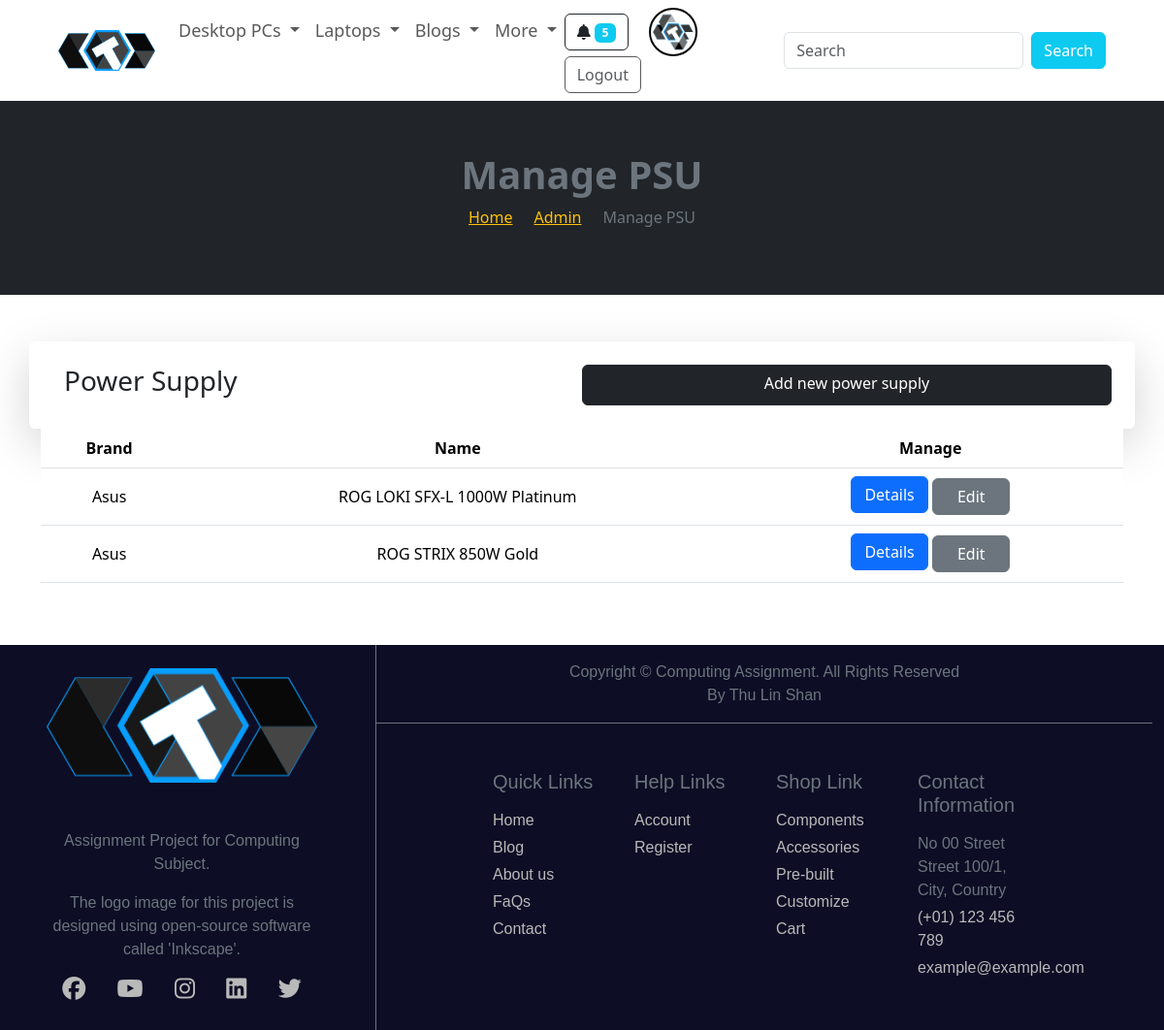
/admin/manage_power_supply.php (signed in), run on the app's committed database.
### tables this page shows
CREATE TABLE `users` (
  `id` int(11) NOT NULL,
  `username` varchar(255) NOT NULL,
  `password` varchar(255) NOT NULL,
  `email` varchar(255) NOT NULL,
  `phone1` varchar(20) NOT NULL,
  `phone2` varchar(20) DEFAULT NULL,
  `address` varchar(255) NOT NULL,
  `avatar` varchar(255) NOT NULL,
  `subscribed` tinyint(4) NOT NULL,
  `is_admin` tinyint(4) NOT NULL DEFAULT 0
);

CREATE TABLE `power_supply` (
  `id` int(11) NOT NULL,
  `brand` varchar(255) NOT NULL,
  `power_supply_name` varchar(255) NOT NULL,
  `img` varchar(255) NOT NULL,
  `dimension` varchar(150) NOT NULL,
  `power` int(4) NOT NULL,
  `modular` varchar(10) NOT NULL,
  `pcie` tinyint(4) NOT NULL,
  `sata` tinyint(4) NOT NULL,
  `price` int(11) NOT NULL,
  `link` varchar(255) DEFAULT NULL
);

CREATE TABLE `brand` (
  `id` int(11) NOT NULL,
  `brand_name` varchar(255) NOT NULL,
  `products` varchar(60) NOT NULL,
  `img` varchar(255) NOT NULL,
  `description` text DEFAULT NULL,
  `link` varchar(255) NOT NULL
);

### admin/manage_power_supply.php (the view, shortened to what this page needs)
<?php
include './partials/header.php';
$query = "SELECT * FROM power_supply ORDER BY power_supply_name";
$power_supplys = mysqli_query($connection, $query);
?>
<main>
    <div class="bg-dark text-center d-flex flex-column justify-content-center" style="height: 25vh;">
        <h3 class="text-secondary fw-bold fs-1">Manage PSU</h3>
        <div>
            <nav aria-label="breadcrumb">
                <ol class="breadcrumb text-warning justify-content-center">
                    <li class="breadcrumb-item"><a href="<?= ROOT_URL ?>" class="text-warning">Home</a></li>
                    <li class="breadcrumb-item"><a href="<?= ROOT_URL ?>admin" class="text-warning">Admin</a></li>
                    <li class="breadcrumb-item active text-secondary" aria-current="page">Manage PSU</li>
                </ol>
            </nav>
        </div>
    </div>
    <div class="container py-5">
        <div class="row p-4 rounded shadow-lg">
            <div class="col-md-6 ">
                <h3>Power Supply</h3>
            </div>
            <a class="col-md-6 btn btn-dark px-4" href="./add_power_supply.php">Add new power supply</a>
        </div>
        <?php if (mysqli_num_rows($power_supplys) > 0) : ?>
            <table class="table text-center">
                <thead>
                    <tr>
                        <th>Brand</th>
                        <th>Name</th>
                        <th>Manage</th>
                    </tr>
                </thead>
                <tbody>
                    <?php while ($power_supply = mysqli_fetch_assoc($power_supplys)) : ?>
                        <tr class="align-middle">
                            <?php
                            $brand_id = $power_supply['brand'];
                            $query = "SELECT brand_name FROM brand WHERE id=$brand_id";
                            $brand = mysqli_fetch_assoc(mysqli_query($connection, $query));
                            ?>
                            <td><?= $brand['brand_name'] ?></td>
                            <td><?= $power_supply['power_supply_name'] ?></td>
                            <td>
                                <a class="btn btn-primary mb-1" style="width: 80px;" href="<?= ROOT_URL ?>details/power_supply_details.php?id=<?= $power_supply['id'] ?>">Details</a>
                                <a class="btn btn-secondary " style="width: 80px;" href="./edit_power_supply.php?id=<?= $power_supply['id'] ?>" class="btn sm">Edit</a>
                            </td>
                        </tr>
                    <?php endwhile; ?>
                </tbody>
            </table>
        <?php else : ?>
            <div class="alert__message error d-flex justify-content-center align-items-center py-5 my-5">
                <h4> "No power_supplys found" </h4>
            </div>
        <?php endif ?>
    </div>
</main>
<?php
include './partials/footer.php';
?>

### admin/partials/header.php (shortened to what this page needs)
<?php
require 'config/database.php';
$id = filter_var($_SESSION['user-id'], FILTER_SANITIZE_NUMBER_INT);
$query = "SELECT avatar FROM users WHERE id=$id";
$result = mysqli_query($connection, $query);
$avatar = mysqli_fetch_assoc($result);
?>
<!DOCTYPE html>
<html lang="en">
<head>
    <link rel="stylesheet" href="<?= ROOT_URL ?>/node_modules/bootstrap/dist/css/bootstrap.min.css">
    <link rel="stylesheet" href="<?= ROOT_URL ?>/assets/css/style.css">
    <link rel="stylesheet" href="<?= ROOT_URL ?>/assets/css/admin.css">
    <link rel="stylesheet" href="https://cdnjs.cloudflare.com/ajax/libs/font-awesome/6.5.1/css/all.min.css">
</head>
<body>
    <header>
        <nav class="navbar navbar-expand-lg bg-white px-5" style="font-size: large;">
            <div class="container-fluid">
                <a class="navbar-brand img-fluid" href="<?= ROOT_URL ?>"><img src="<?= ROOT_URL ?>/assets/images/logos/logo.png" width="100px" alt=""></a>
                <div class="collapse navbar-collapse" id="navbarSupportedContent">
                    <ul class="navbar-nav me-auto mb-2 mb-lg-0 align-items-baseline">
                        <li class="nav-item dropdown">
                            <a class="nav-link dropdown-toggle" href="#" role="button" data-bs-toggle="dropdown" aria-expanded="false">
                                Desktop PCs
                            </a>
                        </li>
                        <li class="nav-item dropdown">
                            <a class="nav-link dropdown-toggle" href="#" role="button" data-bs-toggle="dropdown" aria-expanded="false">
                                Laptops
                            </a>
                        </li>
                        <li class="nav-item dropdown">
                            <a class="nav-link dropdown-toggle" href="#" role="button" data-bs-toggle="dropdown" aria-expanded="false">
                                Blogs
                            </a>
                        </li>
                        <li class="nav-item dropdown">
                            <a class="nav-link dropdown-toggle" href="#" role="button" data-bs-toggle="dropdown" aria-expanded="false">
                                More
                            </a>
                        </li>
                        <?php if (isset($_SESSION['user-id'])) : ?>
                            <li class="nav-item me-2">
                                <button type="button" class="btn btn-outline-dark me-3" id="liveToastBtn"><i class="fa-solid fa-bell"></i><span class="ms-1 badge bg-info">5</span></button>
                                <a href="<?= ROOT_URL ?>admin" class="me-3" style="text-decoration: none;">
                                    <img src="<?= ROOT_URL . '/assets/images/avatars/' . $avatar['avatar'] ?>" style="border-radius: 50%; border:solid black 2px; padding:2px;object-fit: cover;" alt="" width="50px">
                                </a>
                                <a href="<?= ROOT_URL ?>signout.php" style="text-decoration: none;" class="btn btn-outline-dark opacity-75">Logout</a>
                            </li>
                        <?php endif ?>
                    </ul>
                    <form class="d-flex" role="search">
                        <input class="form-control me-2" type="search" placeholder="Search" aria-label="Search">
                        <button class="btn btn-info text-white" type="submit">Search</button>
                    </form>
                </div>
            </div>
        </nav>
    </header>

### data on the page
users: avatar (picture)
power_supply: brand.brand_name "Asus", power_supply_name "ROG LOKI SFX-L 1000W Platinum"
power_supply: brand.brand_name "Asus", power_supply_name "ROG STRIX 850W Gold"
